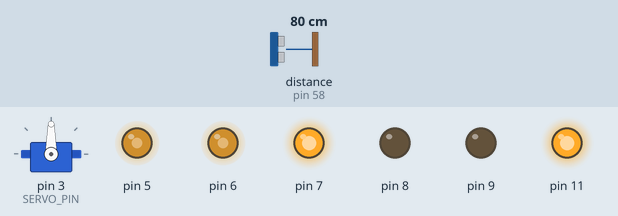
Recording of a sketch running on a simulated Arduino Mega 2560, built with avr-gcc and run on an emulated ATmega2560. Shown: servo, output pins drawn as LEDs (lit = HIGH). Wiring (inferred from the names in the program): ultrasonic range finder: trigger pin 59; echo pin 58. The inputs (shaded band) are chosen by the test bench; at power-on: distance to the obstacle (sensor on pin 58) 80 cm. The echo pulse lasts 58.3 µs per cm; pins used as bus, display or sensor lines are not drawn.

Above: at 1.6 s.
1.7 s: distance to the obstacle (sensor on pin 58) set to 23 cm
3.2 s: distance to the obstacle (sensor on pin 58) set to 18 cm
At 4.1 s:
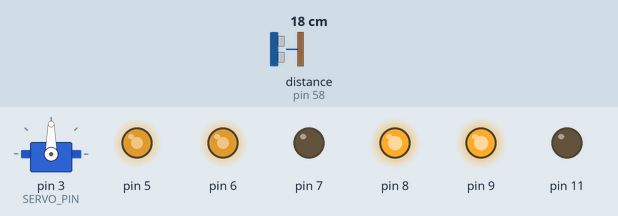
At 4.5 s:
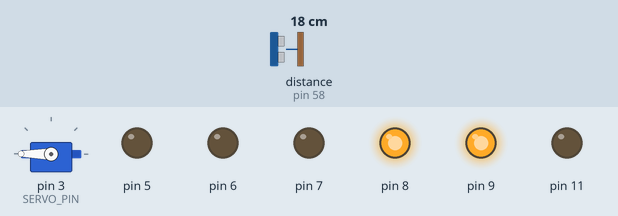
6.2 s: distance to the obstacle (sensor on pin 58) set to 2 cm
9.2 s: distance to the obstacle (sensor on pin 58) set to 35 cm
At 11.36 s:
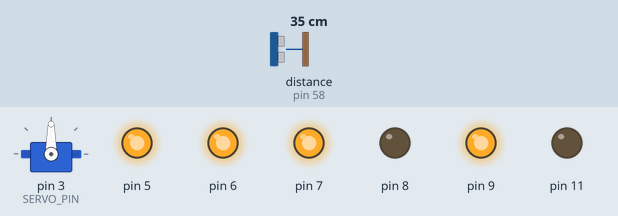
Timing chart, 0 to 13.0 s (numbered marks = the images above; inputs shaded):
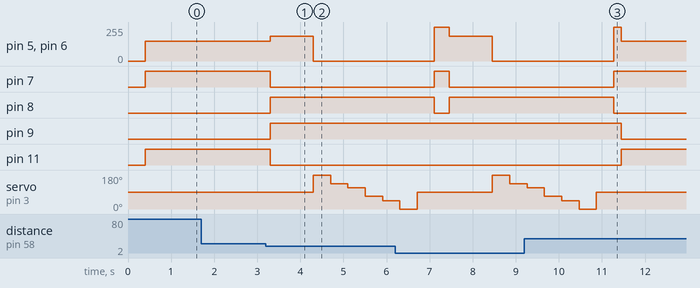

Measured:
- the behaviour switches between 21 and 20 cm on distance to the obstacle (sensor on pin 58) (found by bisection; images 0 and 1)
- after the input at 1.7 s, every drawn part: stays the same
- after the input at 3.2 s, pin 7, pin 11: HIGH → LOW after 0.10 s instead of 2.2 s; pin 8, pin 9: LOW → HIGH after 0.10 s instead of 2.2 s
- after the input at 9.2 s, pin 7: goes on until 11.3 s, then stays HIGH; pin 8: goes on until 11.3 s, then stays LOW; pin 9: HIGH → LOW after 2.3 s; pin 11: LOW → HIGH after 2.3 s

The sketch:

smart-car.ino
```cpp
#include <Arduino.h>
#include "Bluetooth.h"
#include "UltraSonic.h"
#include "ServoDirection.h"
#include "WheelsMotors.h"

#define TRIGGER_PIN PIN_A5
#define ECHO_PIN PIN_A4
#define MASTER_STATE_PIN 2
#define SERVO_PIN 3
#define ENA 6
#define ENB 5
#define IN1 11
#define IN2 9
#define IN3 8
#define IN4 7

#define UNBLOCK_MANEUVER_INTERVAL 50
#define MINIMUM_DISTANCE_CENTIMETERS 20
#define X_AXIS_MINIMUM_VALUE_TO_INTERPRET 0.1f
#define Y_AXIS_MINIMUM_VALUE_TO_INTERPRET 0.6f
#define AXIS_MAXIMUM_VALUE 1.0f

UltraSonic *Sonar;
ServoDirection *HeadDir;
WheelsMotors *Wheels;
Bluetooth *Master;

long loopCount = 1;
bool isAutoPilotMode = true;
bool isControllerButtonReleased = true; // used to debounce the received bluetooth data

void TakeBestDirection() {
    Wheels->Stop();

    HeadDir->Left();
    const float leftDistance = Sonar->GetDistanceCentimeters();

    HeadDir->HalfLeft();
    const float halfLeftDistance = Sonar->GetDistanceCentimeters();

    HeadDir->QuarterLeft();
    const float quarterLeftDistance = Sonar->GetDistanceCentimeters();

    HeadDir->QuarterRight();
    const float quarterRightDistance = Sonar->GetDistanceCentimeters();

    HeadDir->HalfRight();
    const float halfRightDistance = Sonar->GetDistanceCentimeters();

    HeadDir->Right();
    const float rightDistance = Sonar->GetDistanceCentimeters();

    HeadDir->Front(); // reset position

    if (leftDistance > halfLeftDistance &&
        leftDistance > quarterLeftDistance &&
        leftDistance > quarterRightDistance &&
        leftDistance > halfRightDistance &&
        leftDistance > rightDistance) {
        Wheels->TurnLeft();
    } else if (halfLeftDistance > leftDistance &&
               halfLeftDistance > quarterLeftDistance &&
               halfLeftDistance > quarterRightDistance &&
               halfLeftDistance > halfRightDistance &&
               halfLeftDistance > rightDistance) {
        Wheels->TurnHalfLeft();
    } else if (quarterLeftDistance > leftDistance &&
               quarterLeftDistance > halfLeftDistance &&
               quarterLeftDistance > quarterRightDistance &&
               quarterLeftDistance > halfRightDistance &&
               quarterLeftDistance > rightDistance) {
        Wheels->TurnQuarterLeft();
    } else if (quarterRightDistance > leftDistance &&
               quarterRightDistance > halfLeftDistance &&
               quarterRightDistance > quarterLeftDistance &&
               quarterRightDistance > halfRightDistance &&
               quarterRightDistance > rightDistance) {
        Wheels->TurnQuarterRight();
    } else if (halfRightDistance > leftDistance &&
               halfRightDistance > quarterLeftDistance &&
               halfRightDistance > quarterRightDistance &&
               halfRightDistance > halfLeftDistance &&
               halfRightDistance > rightDistance) {
        Wheels->TurnHalfRight();
    } else {
        Wheels->TurnRight();
    }
}

void setup() {
    Sonar = new UltraSonic(TRIGGER_PIN, ECHO_PIN);
    HeadDir = new ServoDirection(SERVO_PIN);
    Wheels = new WheelsMotors(ENA, ENB, IN1, IN2, IN3, IN4);
    Master = new Bluetooth(Serial, MASTER_STATE_PIN);
}

void AutoPilot() {
    const float distance = Sonar->GetDistanceCentimeters();

    /* DECISIONS TO TAKE */
    if (!(loopCount % UNBLOCK_MANEUVER_INTERVAL)) {
        // workaround allowing to get unstuck from unrecognized walls (often on an angle)
        Wheels->Backward(0.5);
        delay(500);
        TakeBestDirection();
    } else if (distance > MINIMUM_DISTANCE_CENTIMETERS) {
        Wheels->Forward(0.2);
        delay(100);
    } else {
        Wheels->Backward(0.5);
        delay(1000);
        TakeBestDirection();
    }
    ++loopCount;
}

void RemoteControl() {
    const float valueX = Master->GetXAxis();
    const float valueY = Master->GetYAxis();

    /* FORWARD/BACKWARD */
    if (valueX < X_AXIS_MINIMUM_VALUE_TO_INTERPRET &&
        valueX > -X_AXIS_MINIMUM_VALUE_TO_INTERPRET) { // Joystick is probably in neutral position
        Wheels->Stop();
    } else if (valueX > X_AXIS_MINIMUM_VALUE_TO_INTERPRET) {
        Wheels->Forward(valueX);
    } else if (valueX < -X_AXIS_MINIMUM_VALUE_TO_INTERPRET) {
        Wheels->Backward(valueX * -1);
    }

    /* LEFT TURNS */
    if (valueY < -Y_AXIS_MINIMUM_VALUE_TO_INTERPRET && valueY >= -AXIS_MAXIMUM_VALUE) {
        Wheels->TurnSlightLeft();
    }

    /* RIGHT TURNS */
    if (valueY > Y_AXIS_MINIMUM_VALUE_TO_INTERPRET && valueY <= AXIS_MAXIMUM_VALUE) {
        Wheels->TurnSlightRight();
    }
}

void loop() {
    if (Master->IsDataUpdated()) { // check bluetooth reception
        if (Master->GetPressedValue()) {
            if (isControllerButtonReleased) {
                isAutoPilotMode = !isAutoPilotMode;
                isControllerButtonReleased = false;
            }
        } else {
            isControllerButtonReleased = true;
        }

        if (!isAutoPilotMode) {
            RemoteControl();
        }
    }

    if (isAutoPilotMode) {
        AutoPilot();
    }
}
```
